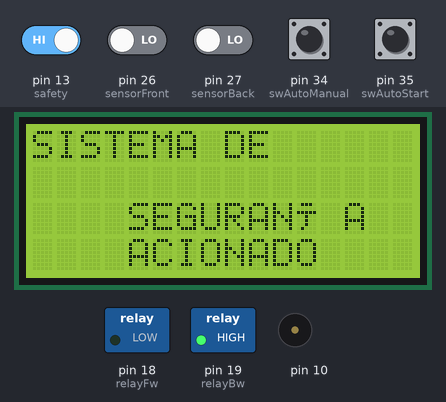
Recording of a sketch running on a simulated Arduino Mega 2560, built with avr-gcc and run on an emulated ATmega2560. Parts: 16×4 character LCD, switched loads named in the sketch (green lamp = pin HIGH), buzzer (waves = sounding). The test bench sets the inputs (shaded band); at power-on: pin 13 (safety) HIGH, pin 26 (sensorFront), pin 27 (sensorBack), pin 34 (swAutoManual), pin 35 (swAutoStart) LOW. What the sketch prints to the serial monitor is not drawn.

Above: at 1.2 s.
1.3 s: pin 13 (safety) driven LOW
At 1.5 s:
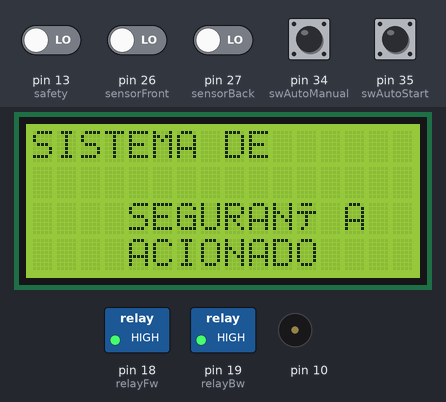
3.1 s: pin 13 (safety) driven HIGH
6.1 s: pin 26 (sensorFront) driven HIGH
At 6.8 s:
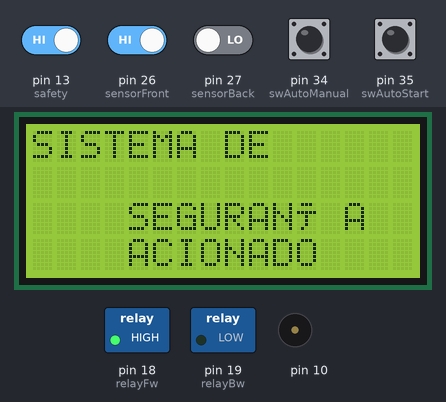
9.1 s: pin 27 (sensorBack) driven HIGH
12.1 s: pin 26 (sensorFront) driven LOW
At 12.9 s:
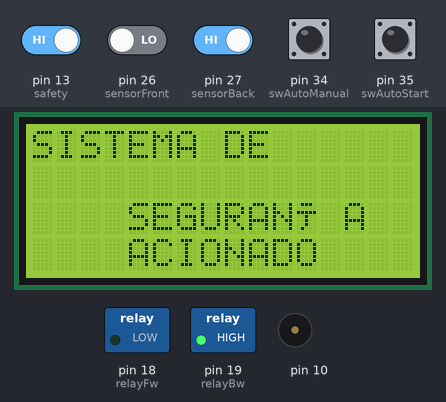
15.1 s: pin 34 (swAutoManual) pulled HIGH for 0.15 s
At 15.9 s:
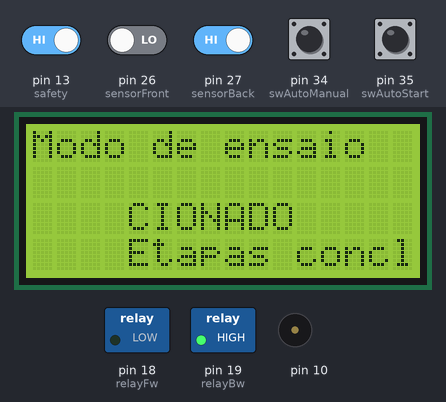
Timing chart, 0 to 18.1 s (numbered marks = the images above; inputs shaded):
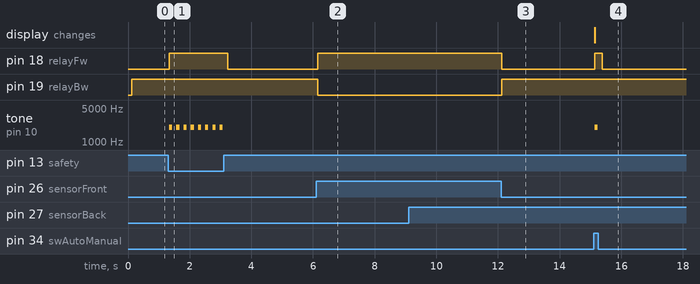

Measured:
- after the input at 1.3 s, pin 18 (relayFw): LOW → HIGH at once; tone on pin 10: alternates 2000 Hz for 0.10 s and silent for 0.13 s, starting at once
- after the input at 3.1 s, pin 18 (relayFw): HIGH → LOW after 0.13 s; tone on pin 10: stops changing and stays silent
- after the input at 6.1 s, pin 18 (relayFw): LOW → HIGH after 0.05 s; pin 19 (relayBw): HIGH → LOW after 0.05 s
- after the input at 12.1 s, pin 18 (relayFw): HIGH → LOW at once; pin 19 (relayBw): LOW → HIGH at once
- after the input at 15.1 s, pin 18 (relayFw): LOW → HIGH at once, → LOW 0.25 s later; tone on pin 10: silent → 2000 Hz at once, → silent 0.10 s later; the display: changes at once (image 4)

The sketch:

windowUseTesting.ino
```cpp
#include <Wire.h>
#include <LiquidCrystal_I2C.h>

LiquidCrystal_I2C lcd(0x27, 16, 4);

byte custom[8] = {
  0b00111,
  0b00101,
  0b00111,
  0b00000,
  0b00000,
  0b00000,
  0b00000,
  0b00000
};
// Auxiliar variables to keep track of how many times it completed a cycle
int count = 0;
int maxPerCycle = 1000;
int cyclesCompleted = 0;

// Digital ports for the switches
const int swManualForward = 32;
const int swManualBackward = 33;
const int swAutoManual = 34;
const int swAutoStart = 35;

// Digital ports for the magnetic sensors
const int sensorFront = 26;
const int sensorBack = 27;

// Digital ports for the relays
const int relayFw = 18;
const int relayBw = 19;
// Digital port for the 12v buzzer used as an alarm
const int buzzerAlarm = 12;
// Safety pin
const int safety = 13;

void setup() {
  // Initiating all digital ports
  Serial.begin(9600);
  pinMode(swManualForward, INPUT);
  pinMode(swManualBackward, INPUT);
  pinMode(swAutoManual, INPUT);
  pinMode(swAutoStart, INPUT);

  pinMode(sensorFront, INPUT);
  pinMode(sensorBack, INPUT);

  pinMode(relayFw, OUTPUT);
  pinMode(relayBw, OUTPUT);

  pinMode(safety, INPUT);

    // LCD setup
  lcd.init();
  lcd.backlight();
  lcd.createChar(5, custom);
}

void loop() {
  // Code for the manual control mode when the "swAutoManual" is set to HIGH
  while (digitalRead(swAutoManual) == HIGH) {
    lcd.print("Modo manual");
    digitalWrite(relayBw, HIGH);
    digitalWrite(relayFw, HIGH);

    // Read the manual control switches and checks if the magnetic sensors are reading HIGH before doing so
    if (digitalRead(sensorBack) == HIGH || digitalRead(sensorFront) == HIGH) {
      digitalWrite(relayBw, HIGH);
      digitalWrite(relayFw, HIGH);
    } else {
      if (digitalRead(swManualForward) == HIGH) {
        goForward();
        lcd.clear();
        lcd.home();
        lcd.print("Modo manual  <-----");
      }

      else if (digitalRead(swManualBackward) == HIGH) {
        goBackwards();
        lcd.clear();
        lcd.home();
        lcd.print("Modo manual  ----->");
      }

      else {
        digitalWrite(relayBw, HIGH);
        digitalWrite(relayFw, HIGH);
      }
    }
  }
  // Code for the automatic mode when the swAutoManual reads LOW
  do {
    int aux = 0;
    while (count < maxPerCycle) {
      lcd.clear();
      lcd.home();
      lcd.print("Modo de ensaio");
      lcd.setCursor(0, 2);
      lcd.print("Número de ciclos: " + count);
      lcd.setCursor(0, 3);
      lcd.print("Etapas concluídas: " + cyclesCompleted);

      if (aux == 0) {
        goForward();
        if (digitalRead(sensorFront) == HIGH) {
          aux = 1;
        }
      }
      if (aux == 1) {
        goBackwards();
        if (digitalRead(sensorBack) == HIGH) {
          count += 1;
          aux = 0;
          Serial.println(count);
        }
      }
      if (digitalRead(swAutoManual) == HIGH) {

        break;
      }

      while (digitalRead(safety) == LOW) {
        lcd.clear();
        lcd.home();
        lcd.print("SISTEMA DE ");
        lcd.setCursor(0, 2);
        lcd.print("SEGURANÇA");
        lcd.setCursor(0, 3);
        lcd.print("ACIONADO");
        ringTheAlarm();

      }
    }

    ringTheAlarm();
    if (digitalRead(swAutoStart) == HIGH) {
      count = 0;
      cyclesCompleted += 1;
      Serial.println(cyclesCompleted);
    }
  } while (digitalRead(swAutoManual) == LOW);
}

// Rings the alarm
void ringTheAlarm() {
  digitalWrite(relayBw, HIGH);
  digitalWrite(relayFw, HIGH);
  tone(10, 2000);
  Serial.println("Tone");
  delay(100);
  noTone(10);
  delay(100);
}

// Goes forward
void goForward() {
  digitalWrite(relayBw, HIGH);
  digitalWrite(relayFw, LOW);
}

// Goes backwards
void goBackwards() {
  digitalWrite(relayBw, LOW);
  digitalWrite(relayFw, HIGH);
}
```
